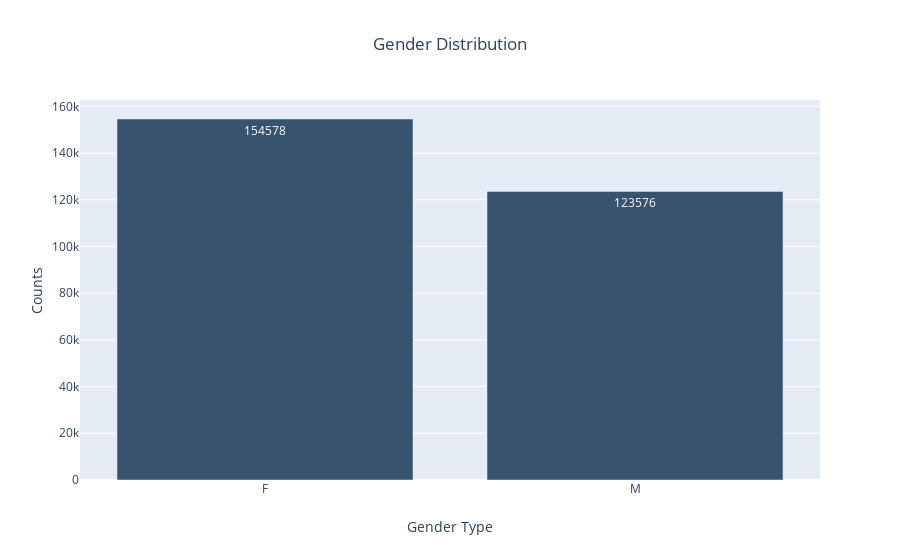

Write notebook code for a chart like this one.
### Markdown cell above
## Figure 5

### Code cell
counts_plot(df, 'gender',  x_axis='Gender Type', y_axis='Counts', title='Gender Distribution')

### Figure 1 — Plotly figure (JSON) as saved in the notebook; plotly's stock layout.template omitted (floating-point values rounded to 4 significant figures)
{"data": [{"hoverinfo": "text", "hovertext": ["Total counts of `F` is 154578", "Total counts of `M` is 123576"], "marker": {"color": "rgb(55, 83, 109)"}, "text": ["154578", "123576"], "textposition": "auto", "type": "bar", "x": ["F", "M"], "y": [154578, 123576]}], "layout": {"title": {"text": "Gender Distribution", "x": 0.5}, "xaxis": {"title": {"text": "Gender Type"}}, "yaxis": {"title": {"text": "Counts"}}}}
